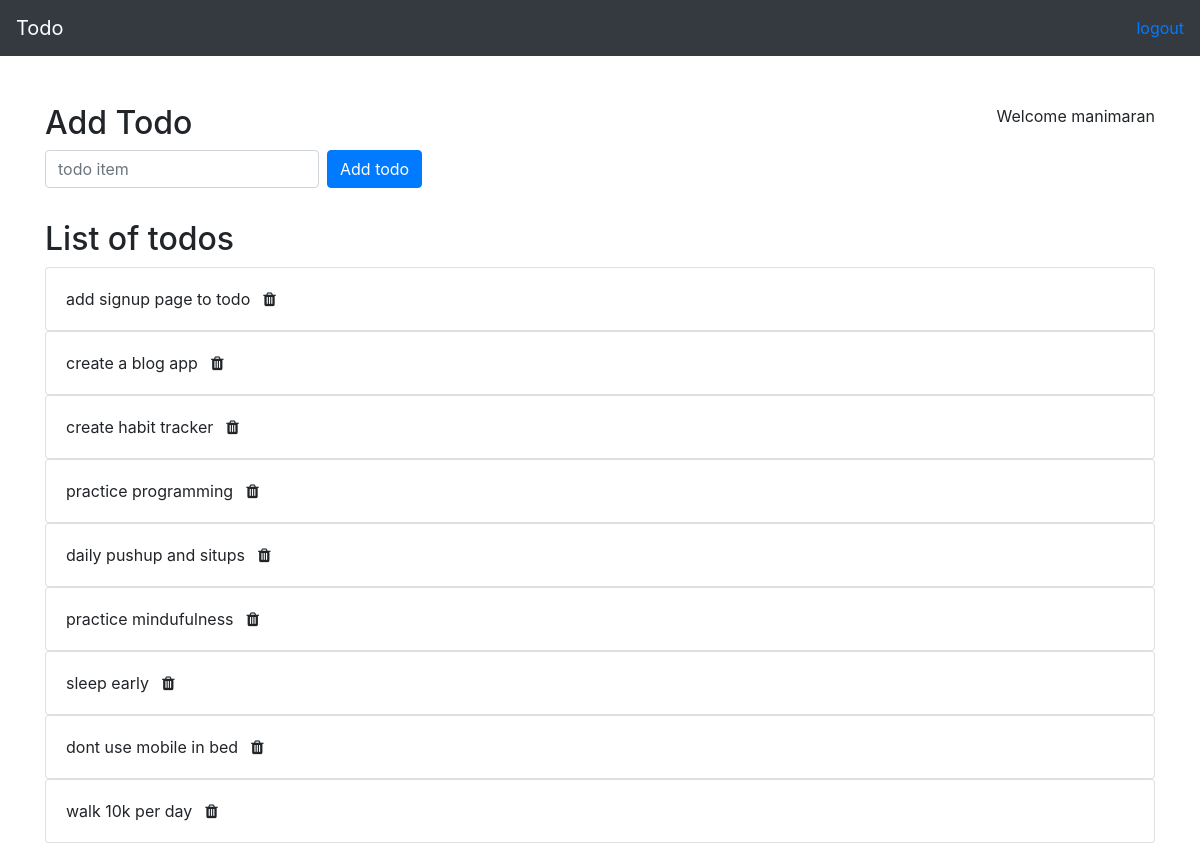
The page /todo/ (signed in) on the database its author committed.
### todo/models.py (models this page shows, shortened)
class Todo(models.Model):
	author = models.ForeignKey(User, null=True, on_delete= models.CASCADE, related_name='author')
	updated_on = models.DateTimeField(auto_now=True)
	task = models.CharField(max_length=64, null=False)

### todo/views.py (the view)
# urls.py: path('todo/', include('todo.urls')),
@login_required(login_url='login')
def todo(request):
	if not request.user.is_authenticated:
		return render(request, "todo/login.html", {"message": None})
	context = {
		"items": Todo.objects.filter(author=request.user),
		"user": request.user
	}
	return render(request, 'todo/todo.html', context);

### todo/templates/todo/todo.html (shortened to what this page needs)
{% extends 'todo/base.html' %}
{% block body %}
<div class="row mt-4">
	<div class="col">
		<div class="float-right">
			Welcome {{ user.first_name }}
		</div>
		<h2>Add Todo</h2>
		<form class="form-inline" action="{% url 'addtodo' %}" method='post'>
			<input type='text' class="form-control mb-2 mr-sm-2" name='todoitem' required placeholder="todo item"/>
			<button type="submit" class="btn btn-primary mb-2">Add todo</button>
		</form>
	</div>
</div>
<div class="row mt-4">
	<div class="col">
		<h2> List of todos </h2>
		{% for item in items %}
		<ul class="list-group">
			<li class="list-group-item">
				<div class="float-left">
					<form class="form-inline" action="{% url 'deletetodo' item.id %}" method='post'>
						{{ item.task }}
						<button class="btn" type="submit"><i class="fa fa-trash"></i></button>
					</form>
				</div>
			</li>
		</ul>
		{% endfor %}
		{% endblock %}

### todo/templates/todo/base.html (shortened to what this page needs)
<!DOCTYPE html>
<html>
<head>
	<link rel="stylesheet" href="https://stackpath.bootstrapcdn.com/bootstrap/4.5.0/css/bootstrap.min.css">
	<link rel="stylesheet" href="https://cdnjs.cloudflare.com/ajax/libs/font-awesome/4.7.0/css/font-awesome.min.css">
</head>
<body>
	<nav class="navbar navbar-dark bg-dark">
		<a class="navbar-brand" href="#">Todo</a>
		<div class="float-right">
			<a href="{% url 'logout' %}">logout</a>
		</div>
	</nav>
	<br>
	<div class="container">
		{% block body %}
		{% endblock %}
	</div>
</body>
</body>
</html>

### rows shown on the page
Todo: task "add signup page to todo"
Todo: task "create a blog app"
Todo: task "create habit tracker"
Todo: task "practice programming"
Todo: task "daily pushup and situps"
Todo: task "practice mindufulness"
Todo: task "sleep early"
Todo: task "dont use mobile in bed"
Todo: task "walk 10k per day"

### other values the page prints
{{ user.first_name }} "manimaran"
